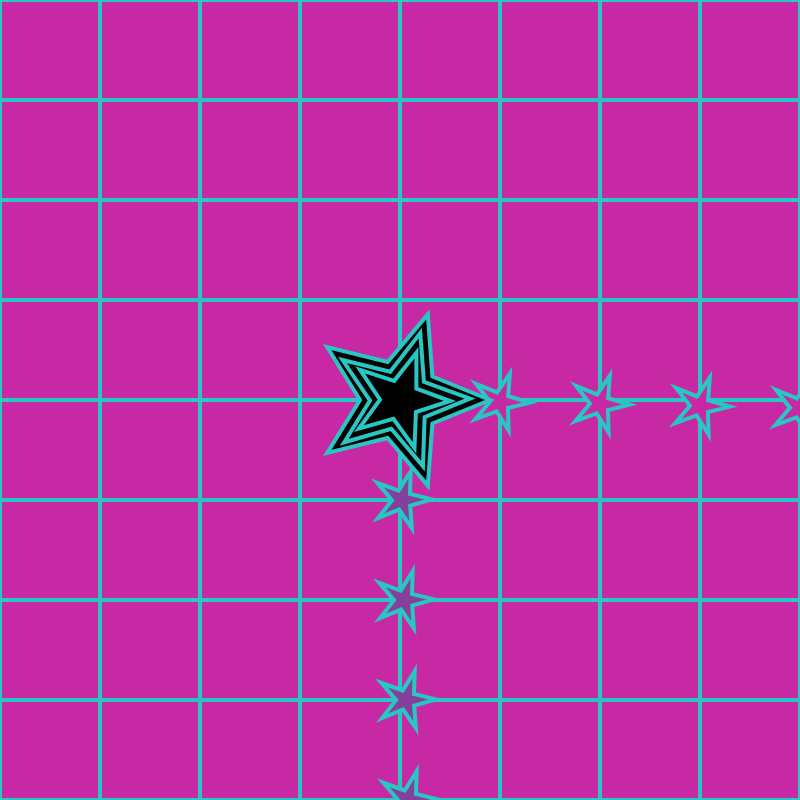
Frame 1 (no input)
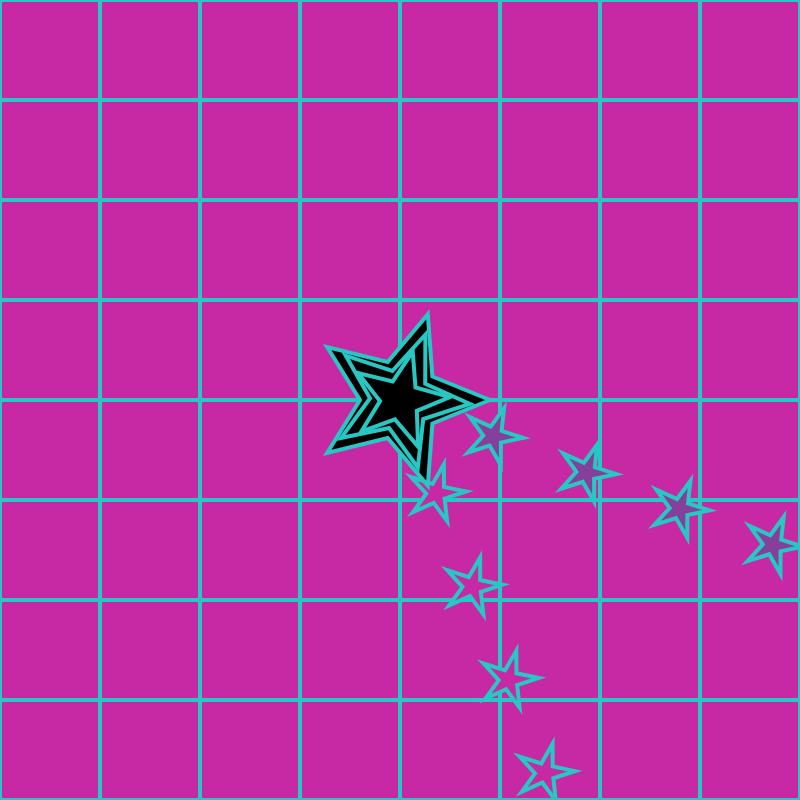
Frame 60 (no input)
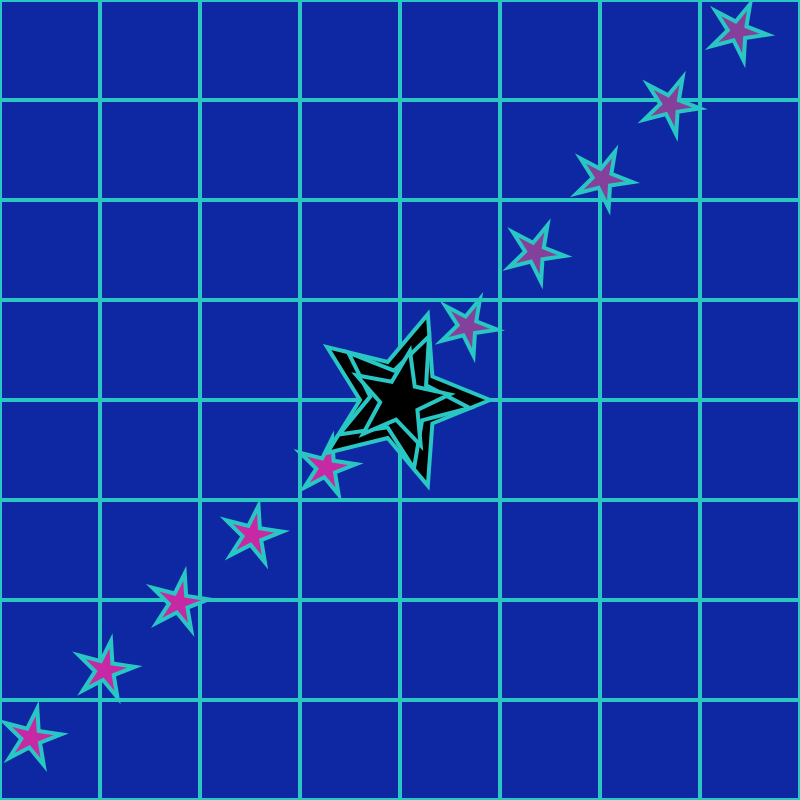
Frame 120 (the mouse pressed at the canvas centre since frame 60)

The p5.js sketch that drew these frames (run headless with seeded random() and noise() and a simulated clock; from frame 60 on, the mouse is pressed at the canvas centre):

// p5.js sketch
// ── sketch.js
/*Chantice Fields
*/
let r = 199;
let colorFade = 5;

// star variable
let x = 0;
let y = 0;
 

function setup() 
{
  createCanvas(800, 800);
  rectMode(CENTER);
 
}

function draw() 
{
    background(r, 40, 163);
      stroke (40, 199, 195);
     strokeWeight(4);

     if (mouseX>width/8 + 100 && mouseX<width/8+100 && mouseY>height/8 + 100 && mouseY<height/8+100);

if (mouseIsPressed)
{r += colorFade; // shorthand for r= r + colorFade
       if (r + colorFade > 255 || r + colorFade < 0) 
       { // if added value > 255 or < 0
         colorFade = -colorFade; // flip increment, multiplies value by -1
       }
     }


  //Grid
  for (let i = 0; i <= width; i = i + 100)
 {
  line(i, 0, i, height);
   print(i);
}

for (let i= 0; i<= height; i = i + 100)
{
    line(0, i, width, i);
}




 fill (199, 40, 163);
{push();
translate(width * 0.5, height * 0.5);
rotate(frameCount / 50.0);

  for (let i = 100; i < width; i = i + 100)
 {
  star(i, 0, 10, 30, 5);
   print(i);
}
pop();
}


fill (133,64,156);
{push();
translate(width * 0.5, height * 0.5);
rotate(frameCount / -50.0);
for (let i= 100; i< height; i = i + 100)
{
     star(0, i, 10, 30, 5);
   }
 pop();
}



fill (0);
{
  star(width/2, height/2, 40, 90, 5);


 push();
 translate(width * 0.5, height * 0.5);
  rotate(frameCount / -50.0);
  star(0, 0, 30, 70, 5);
  pop();
    

 push();
  translate(width * 0.5, height * 0.5);
  rotate(frameCount / 50.0);
    star(0, 0, 20, 50, 5);
pop();
}}
    

function star(x, y, radius1, radius2, npoints) 
{
  let angle = TWO_PI / npoints;
  let halfAngle = angle / 2.0;
  beginShape();
  for (let a = 0; a < TWO_PI; a += angle) {
    let sx = x + cos(a) * radius2;
    let sy = y + sin(a) * radius2;
    vertex(sx, sy);
    sx = x + cos(a + halfAngle) * radius1;
    sy = y + sin(a + halfAngle) * radius1;
    vertex(sx, sy);
  }
  endShape(CLOSE);
}
